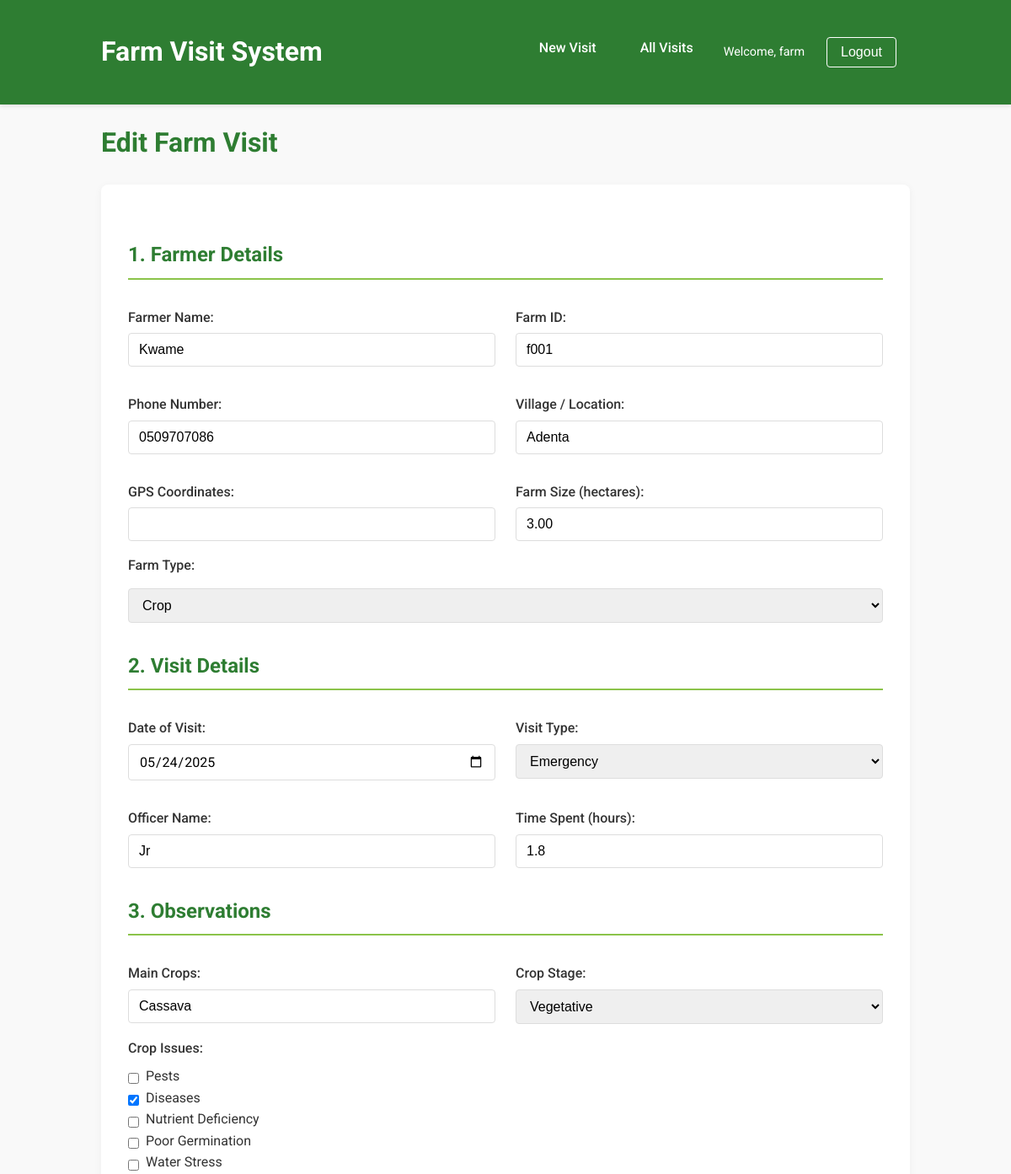
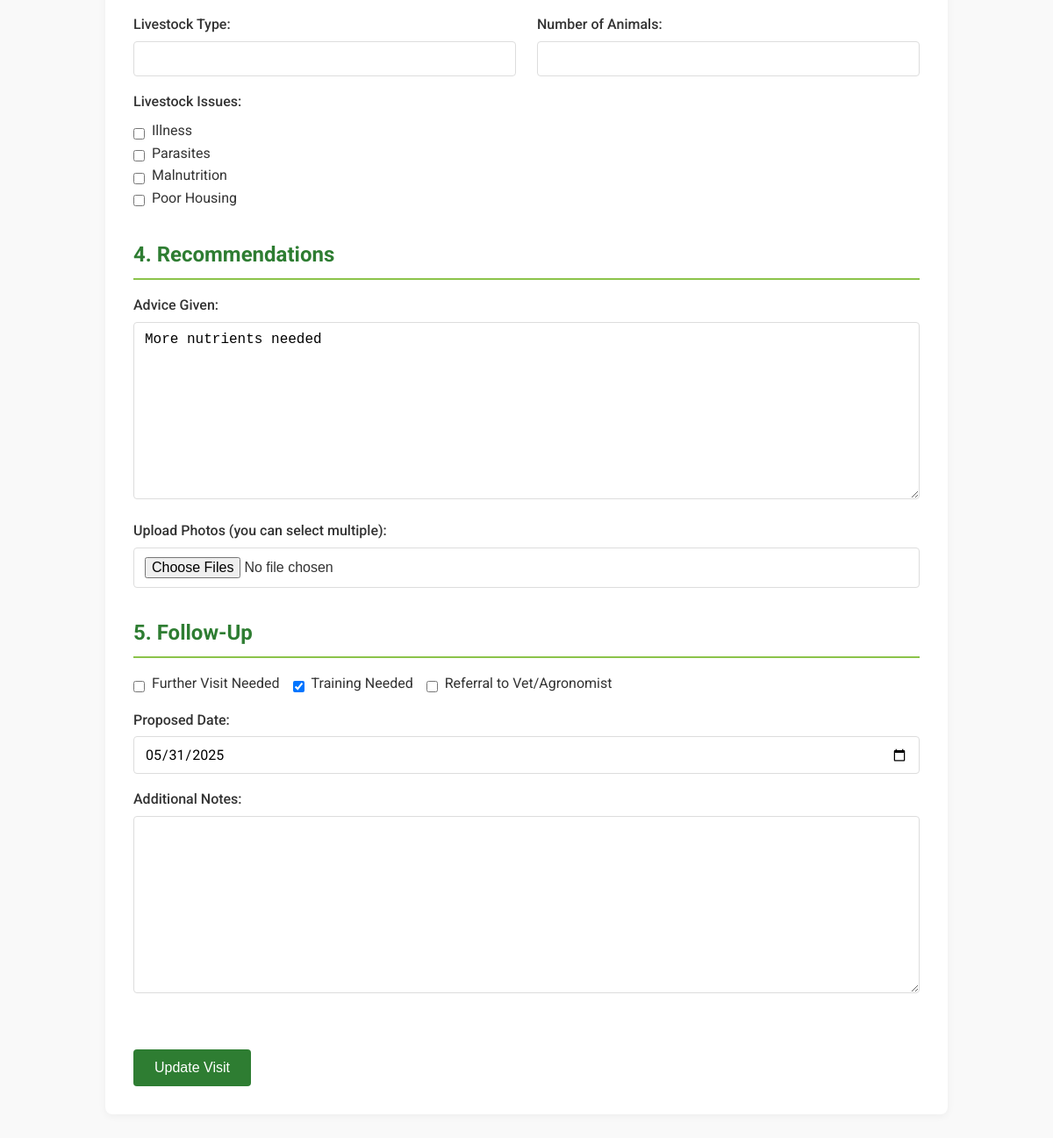
Screenshot of /visits/8/edit/ (signed in) with the database file from the repository (2 pictures, top to bottom).
### farmvisit/models.py (models this page shows, shortened)
class FarmVisit(models.Model):
    farmer_name = models.CharField(max_length=100)
    farm_id = models.CharField(max_length=50)
    phone_number = models.CharField(max_length=20)
    location = models.CharField(max_length=100)
    gps_coordinates = models.CharField(max_length=100, blank=True)
    farm_size = models.DecimalField(max_digits=10, decimal_places=2)
    FARM_TYPE_CHOICES = [
        ('Crop', 'Crop'),
        ('Livestock', 'Livestock'),
        ('Mixed', 'Mixed'),
    ]
    farm_type = models.CharField(max_length=20, choices=FARM_TYPE_CHOICES)
    visit_date = models.DateField()
    VISIT_TYPE_CHOICES = [
        ('Routine', 'Routine'),
        ('Emergency', 'Emergency'),
        ('Follow-up', 'Follow-up'),
    ]
    visit_type = models.CharField(max_length=20, choices=VISIT_TYPE_CHOICES)
    officer_name = models.CharField(max_length=100)
    time_spent = models.DecimalField(max_digits=4, decimal_places=1)
    main_crops = models.CharField(max_length=200, blank=True)
    CROP_STAGE_CHOICES = [
        ('Planting', 'Planting'),
        ('Vegetative', 'Vegetative'),
        ('Flowering', 'Flowering'),
        ('Fruiting', 'Fruiting'),
        ('Harvesting', 'Harvesting'),
    ]
    crop_stage = models.CharField(max_length=20, choices=CROP_STAGE_CHOICES, blank=True)
    crop_issues = models.CharField(max_length=200, blank=True)
    livestock_type = models.CharField(max_length=100, blank=True)
    animal_count = models.IntegerField(null=True, blank=True)
    livestock_issues = models.CharField(max_length=200, blank=True)
    advice = models.TextField(blank=True)
    photos = models.ImageField(upload_to='farm_photos/', blank=True, null=True)
    additional_photos = models.ManyToManyField('FarmPhoto', blank=True, related_name='visits')
    follow_up_needed = models.BooleanField(default=False)
    follow_up_date = models.DateField(null=True, blank=True)
    training_needed = models.BooleanField(default=False)
    referral_needed = models.BooleanField(default=False)
    follow_up_notes = models.TextField(blank=True)
    created_at = models.DateTimeField(auto_now_add=True)
    updated_at = models.DateTimeField(auto_now=True)

### farmvisit/views.py (the view)
# urls.py: path('visits/<int:pk>/edit/', login_required(views.farm_visit_edit), name='farm_visit_edit'),
def farm_visit_edit(request, pk):
    visit = get_object_or_404(FarmVisit, pk=pk)
    if request.method == 'POST':
        form = FarmVisitForm(request.POST, request.FILES, instance=visit)
        if form.is_valid():
            form.save()
            messages.success(request, 'Farm visit updated successfully!')
            return redirect('farm_visit_detail', pk=visit.pk)
    else:
        form = FarmVisitForm(instance=visit)
    return render(request, 'farmvisit/farm_visit_form.html', {'form': form, 'edit_mode': True})

### farmvisit/templates/farmvisit/farm_visit_form.html (shortened to what this page needs)
{% extends 'base.html' %}
{% block content %}
<h1>{% if edit_mode %}Edit{% else %}New{% endif %} Farm Visit</h1>
<form method="post" enctype="multipart/form-data" class="card" id="farm-visit-form">
    <div class="section">
        <h2>1. Farmer Details</h2>
        <div class="form-row">
            <label>Farmer Name: {{ form.farmer_name }}</label>
            <label>Farm ID: {{ form.farm_id }}</label>
        </div>
        <div class="form-row">
            <label>Phone Number: {{ form.phone_number }}</label>
            <label>Village / Location: {{ form.location }}</label>
        </div>
        <div class="form-row">
            <label>GPS Coordinates: {{ form.gps_coordinates }}</label>
            <label>Farm Size (hectares): {{ form.farm_size }}</label>
        </div>
        <label>Farm Type:</label>
        <div class="inline-checkbox">
            {{ form.farm_type }}
        </div>
    </div>
    <div class="section">
        <h2>2. Visit Details</h2>
        <div class="form-row">
            <label>Date of Visit:
                <input type="date" name="visit_date" id="id_visit_date" class="datepicker" value="{{ form.visit_date.value|date:'Y-m-d'|default:'' }}" required>
            </label>
            <label>Visit Type: {{ form.visit_type }}</label>
        </div>
        <div class="form-row">
            <label>Officer Name: {{ form.officer_name }}</label>
            <label>Time Spent (hours): {{ form.time_spent }}</label>
        </div>
    </div>
    <div class="section">
        <h2>3. Observations</h2>
        <div class="form-row">
            <label>Main Crops: {{ form.main_crops }}</label>
            <label>Crop Stage: {{ form.crop_stage }}</label>
        </div>
        <label>Crop Issues:</label>
        <div class="inline-checkbox">
            {{ form.crop_issues_list }}
        </div>
        <div class="form-row">
            <label>Livestock Type: {{ form.livestock_type }}</label>
            <label>Number of Animals: {{ form.animal_count }}</label>
        </div>
        <label>Livestock Issues:</label>
        <div class="inline-checkbox">
            {{ form.livestock_issues_list }}
        </div>
    </div>
    <div class="section">
        <h2>4. Recommendations</h2>
        <label>Advice Given:</label>
        {{ form.advice }}
        <label>Upload Photos (you can select multiple):</label>
        <input type="file" name="photos" id="id_photos" multiple accept="image/*">
    </div>
    <div class="section">
        <h2>5. Follow-Up</h2>
        <div class="inline-checkbox">
            <label>{{ form.follow_up_needed }} Further Visit Needed</label>
            <label>{{ form.training_needed }} Training Needed</label>
            <label>{{ form.referral_needed }} Referral to Vet/Agronomist</label>
        </div>
        <label>Proposed Date:
            <input type="date" name="follow_up_date" id="id_follow_up_date" class="datepicker" value="{{ form.follow_up_date.value|date:'Y-m-d'|default:'' }}">
        </label>
        <label>Additional Notes:</label>
        {{ form.follow_up_notes }}
    </div>
    <div class="section">
        <button type="submit" id="submit-button">{% if edit_mode %}Update{% else %}Submit{% endif %} Visit</button>
    </div>
</form>
{% endblock %}

### templates/base.html (shortened to what this page needs)
<!DOCTYPE html>
<html lang="en">
<head>
</head>
<body>
    <header>
        <div class="container">
            <h1>Farm Visit System</h1>
            <div class="nav">
                <a href="{% url 'farm_visit_form' %}">New Visit</a>
                {% if user.is_authenticated %}
                    <a href="{% url 'farm_visit_list' %}">All Visits</a>
                    <div class="user-info">
                        <span>Welcome, {{ user.username }}</span>
                        <a href="{% url 'logout' %}"><button class="login-btn">Logout</button></a>
                    </div>
                {% else %}
                    <a href="{% url 'login' %}"><button class="login-btn">Login</button></a>
                {% endif %}
            </div>
        </div>
    </header>
    <div class="container">
        {% block content %}
        {% endblock %}
    </div>
</body>
</html>

### templates/base.html (style rules this page uses)
:root { --primary-color: #2e7d32; --secondary-color: #4caf50; --accent-color: #8bc34a; --text-color: #333; --light-gray: #f5f5f5; --border-color: #ddd; --success-color: #4caf50; --error-color: #f44336; --warning-color: #ff9800; }
* { box-sizing: border-box; margin: 0; padding: 0; }
body { font-family: 'Roboto', Arial, sans-serif; line-height: 1.6; color: var(--text-color); background-color: #f9f9f9; padding: 0; margin: 0; }
.container { max-width: 1000px; margin: 0 auto; padding: 20px; }
header { background-color: var(--primary-color); color: white; padding: 1rem 0; box-shadow: 0 2px 5px rgba(0,0,0,0.1); }
header .container { display: flex; justify-content: space-between; align-items: center; }
h1 { font-size: 2rem; margin-bottom: 1.5rem; color: var(--primary-color); }
header h1 { color: white; margin-bottom: 0; }
h2 { font-size: 1.5rem; margin: 1.5rem 0 1rem; color: var(--primary-color); border-bottom: 2px solid var(--accent-color); padding-bottom: 0.5rem; }
.nav { display: flex; gap: 20px; }
.nav a { text-decoration: none; color: white; font-weight: 500; padding: 0.5rem 1rem; border-radius: 4px; transition: background-color 0.3s; }
.card { background-color: white; border-radius: 8px; box-shadow: 0 2px 10px rgba(0,0,0,0.05); padding: 2rem; margin-bottom: 2rem; }
label { display: block; margin-top: 1rem; font-weight: 500; color: var(--text-color); }
input, select, textarea { width: 100%; padding: 10px 12px; margin-top: 6px; border: 1px solid var(--border-color); border-radius: 4px; font-size: 1rem; transition: border-color 0.3s; }
.section { margin-top: 2rem; }
.inline-checkbox { display: flex; flex-wrap: wrap; gap: 15px; margin-top: 8px; }
.inline-checkbox label { display: flex; align-items: center; width: auto; margin-top: 0; font-weight: normal; }
.inline-checkbox input[type="checkbox"] { width: auto; margin-right: 8px; }
button { background-color: var(--primary-color); color: white; border: none; padding: 12px 24px; font-size: 1rem; font-weight: 500; border-radius: 4px; cursor: pointer; transition: background-color 0.3s; margin-top: 1.5rem; }
.form-row { display: grid; grid-template-columns: repeat(auto-fit, minmax(300px, 1fr)); gap: 1.5rem; margin-bottom: 1rem; }
.login-btn { background-color: transparent; border: 1px solid white; color: white; padding: 8px 16px; margin-top: 0; }
.user-info { display: flex; align-items: center; color: white; font-size: 0.9rem; }
.user-info span { margin-right: 10px; }
input[type="date"] { appearance: none; -webkit-appearance: none; padding: 10px 12px; border: 1px solid var(--border-color); border-radius: 4px; font-family: 'Roboto', sans-serif; font-size: 1rem; }

### rows the page displays
FarmVisit: farmer_name "Kwame", farm_id "f001", phone_number "0509707086", location "Adenta", farm_size "3.00", farm_type "Crop", visit_date "05/24/2025", visit_type "Emergency", officer_name "Jr", time_spent "1.8", main_crops "Cassava", crop_stage "Vegetative", advice "More nutrients needed", training_needed "☑", follow_up_date "05/31/2025"

### other values shown
{{ user.username }} "farm"
